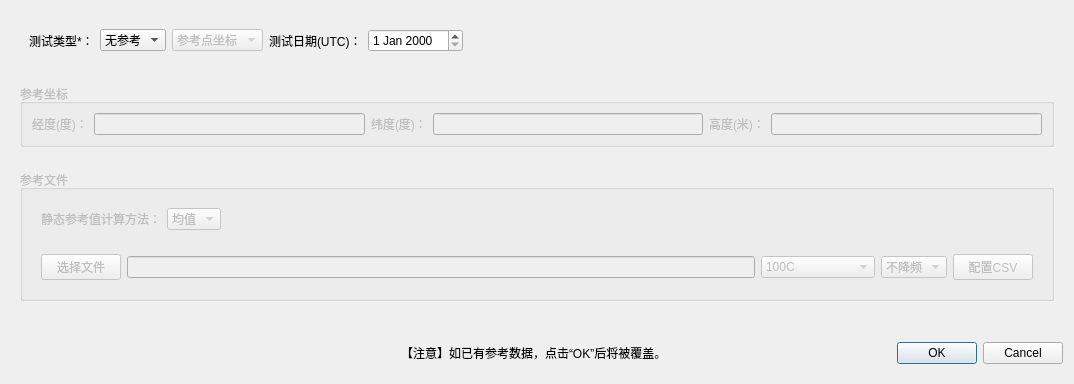
<?xml version="1.0" encoding="UTF-8"?>
<ui version="4.0">
 <class>Dialog</class>
 <widget class="QDialog" name="Dialog">
  <property name="geometry">
   <rect>
    <x>0</x>
    <y>0</y>
    <width>1074</width>
    <height>384</height>
   </rect>
  </property>
  <property name="windowTitle">
   <string>导入参考文件</string>
  </property>
  <layout class="QVBoxLayout" name="verticalLayout">
   <item>
    <widget class="QWidget" name="widget" native="true">
     <layout class="QVBoxLayout" name="verticalLayout_3">
      <item>
       <widget class="QWidget" name="widget_2" native="true">
        <layout class="QHBoxLayout" name="horizontalLayout">
         <item>
          <widget class="QLabel" name="label">
           <property name="text">
            <string>测试类型*：</string>
           </property>
          </widget>
         </item>
         <item>
          <widget class="QComboBox" name="comboBox_testType">
           <item>
            <property name="text">
             <string>无参考</string>
            </property>
           </item>
           <item>
            <property name="text">
             <string>动态</string>
            </property>
           </item>
           <item>
            <property name="text">
             <string>静态</string>
            </property>
           </item>
          </widget>
         </item>
         <item>
          <widget class="QComboBox" name="comboBox_staticRefType">
           <property name="enabled">
            <bool>false</bool>
           </property>
           <item>
            <property name="text">
             <string>参考点坐标</string>
            </property>
           </item>
           <item>
            <property name="text">
             <string>参考文件</string>
            </property>
           </item>
          </widget>
         </item>
         <item>
          <widget class="QLabel" name="label_2">
           <property name="text">
            <string>测试日期(UTC)：</string>
           </property>
          </widget>
         </item>
         <item>
          <widget class="QDateEdit" name="dateEdit_testDate"/>
         </item>
         <item>
          <spacer name="horizontalSpacer">
           <property name="orientation">
            <enum>Qt::Horizontal</enum>
           </property>
           <property name="sizeHint" stdset="0">
            <size>
             <width>345</width>
             <height>20</height>
            </size>
           </property>
          </spacer>
         </item>
        </layout>
       </widget>
      </item>
      <item>
       <spacer name="verticalSpacer_2">
        <property name="orientation">
         <enum>Qt::Vertical</enum>
        </property>
        <property name="sizeHint" stdset="0">
         <size>
          <width>20</width>
          <height>40</height>
         </size>
        </property>
       </spacer>
      </item>
      <item>
       <widget class="QGroupBox" name="groupBox_refCoordinate">
        <property name="enabled">
         <bool>false</bool>
        </property>
        <property name="title">
         <string>参考坐标</string>
        </property>
        <layout class="QHBoxLayout" name="horizontalLayout_2">
         <item>
          <widget class="QLabel" name="label_3">
           <property name="text">
            <string>经度(度)：</string>
           </property>
          </widget>
         </item>
         <item>
          <widget class="QLineEdit" name="lineEdit_longitude"/>
         </item>
         <item>
          <widget class="QLabel" name="label_4">
           <property name="text">
            <string>纬度(度)：</string>
           </property>
          </widget>
         </item>
         <item>
          <widget class="QLineEdit" name="lineEdit_latitude"/>
         </item>
         <item>
          <widget class="QLabel" name="label_5">
           <property name="text">
            <string>高度(米)：</string>
           </property>
          </widget>
         </item>
         <item>
          <widget class="QLineEdit" name="lineEdit_height"/>
         </item>
        </layout>
       </widget>
      </item>
      <item>
       <spacer name="verticalSpacer_3">
        <property name="orientation">
         <enum>Qt::Vertical</enum>
        </property>
        <property name="sizeHint" stdset="0">
         <size>
          <width>20</width>
          <height>40</height>
         </size>
        </property>
       </spacer>
      </item>
      <item>
       <widget class="QGroupBox" name="groupBox_refFile">
        <property name="enabled">
         <bool>false</bool>
        </property>
        <property name="title">
         <string>参考文件</string>
        </property>
        <layout class="QVBoxLayout" name="verticalLayout_2">
         <item>
          <widget class="QWidget" name="widget_refCalType" native="true">
           <layout class="QHBoxLayout" name="horizontalLayout_5">
            <item>
             <widget class="QLabel" name="label_6">
              <property name="text">
               <string>静态参考值计算方法：</string>
              </property>
             </widget>
            </item>
            <item>
             <widget class="QComboBox" name="comboBox_refCalType">
              <item>
               <property name="text">
                <string>均值</string>
               </property>
              </item>
              <item>
               <property name="text">
                <string>中值</string>
               </property>
              </item>
             </widget>
            </item>
            <item>
             <spacer name="horizontalSpacer_2">
              <property name="orientation">
               <enum>Qt::Horizontal</enum>
              </property>
              <property name="sizeHint" stdset="0">
               <size>
                <width>40</width>
                <height>20</height>
               </size>
              </property>
             </spacer>
            </item>
           </layout>
          </widget>
         </item>
         <item>
          <widget class="QWidget" name="widget_6" native="true">
           <layout class="QHBoxLayout" name="horizontalLayout_6">
            <item>
             <widget class="QPushButton" name="pushBtn_selectRef">
              <property name="text">
               <string>选择文件</string>
              </property>
             </widget>
            </item>
            <item>
             <widget class="QLineEdit" name="lineEdit_getRefFile"/>
            </item>
            <item>
             <widget class="QComboBox" name="comboBox_getRefType">
              <item>
               <property name="text">
                <string>100C</string>
               </property>
              </item>
              <item>
               <property name="text">
                <string>POS320</string>
               </property>
              </item>
              <item>
               <property name="text">
                <string>NMEA</string>
               </property>
              </item>
              <item>
               <property name="text">
                <string>CSV自定义</string>
               </property>
              </item>
              <item>
               <property name="text">
                <string>大众PP格式</string>
               </property>
              </item>
              <item>
               <property name="text">
                <string>导远自定义格式</string>
               </property>
              </item>
             </widget>
            </item>
            <item>
             <widget class="QComboBox" name="comboBox_getFre">
              <item>
               <property name="text">
                <string>不降频</string>
               </property>
              </item>
              <item>
               <property name="text">
                <string>20HZ</string>
               </property>
              </item>
              <item>
               <property name="text">
                <string>10HZ</string>
               </property>
              </item>
              <item>
               <property name="text">
                <string>1HZ</string>
               </property>
              </item>
             </widget>
            </item>
            <item>
             <widget class="QPushButton" name="pushButton_setCsv">
              <property name="enabled">
               <bool>false</bool>
              </property>
              <property name="text">
               <string>配置CSV</string>
              </property>
             </widget>
            </item>
           </layout>
          </widget>
         </item>
        </layout>
       </widget>
      </item>
      <item>
       <spacer name="verticalSpacer">
        <property name="orientation">
         <enum>Qt::Vertical</enum>
        </property>
        <property name="sizeHint" stdset="0">
         <size>
          <width>20</width>
          <height>40</height>
         </size>
        </property>
       </spacer>
      </item>
     </layout>
    </widget>
   </item>
   <item>
    <widget class="QWidget" name="widget_3" native="true">
     <layout class="QHBoxLayout" name="horizontalLayout_7">
      <property name="leftMargin">
       <number>0</number>
      </property>
      <property name="topMargin">
       <number>9</number>
      </property>
      <property name="rightMargin">
       <number>0</number>
      </property>
      <property name="bottomMargin">
       <number>9</number>
      </property>
      <item>
       <spacer name="horizontalSpacer_3">
        <property name="orientation">
         <enum>Qt::Horizontal</enum>
        </property>
        <property name="sizeHint" stdset="0">
         <size>
          <width>40</width>
          <height>20</height>
         </size>
        </property>
       </spacer>
      </item>
      <item>
       <widget class="QLabel" name="label_7">
        <property name="text">
         <string>【注意】如已有参考数据，点击“OK”后将被覆盖。</string>
        </property>
       </widget>
      </item>
      <item>
       <widget class="QDialogButtonBox" name="buttonBox">
        <property name="enabled">
         <bool>true</bool>
        </property>
        <property name="layoutDirection">
         <enum>Qt::LeftToRight</enum>
        </property>
        <property name="orientation">
         <enum>Qt::Horizontal</enum>
        </property>
        <property name="standardButtons">
         <set>QDialogButtonBox::Cancel|QDialogButtonBox::Ok</set>
        </property>
       </widget>
      </item>
     </layout>
    </widget>
   </item>
  </layout>
 </widget>
 <resources/>
 <connections>
  <connection>
   <sender>buttonBox</sender>
   <signal>accepted()</signal>
   <receiver>Dialog</receiver>
   <slot>accept()</slot>
   <hints>
    <hint type="sourcelabel">
     <x>248</x>
     <y>254</y>
    </hint>
    <hint type="destinationlabel">
     <x>157</x>
     <y>274</y>
    </hint>
   </hints>
  </connection>
  <connection>
   <sender>buttonBox</sender>
   <signal>rejected()</signal>
   <receiver>Dialog</receiver>
   <slot>reject()</slot>
   <hints>
    <hint type="sourcelabel">
     <x>316</x>
     <y>260</y>
    </hint>
    <hint type="destinationlabel">
     <x>286</x>
     <y>274</y>
    </hint>
   </hints>
  </connection>
 </connections>
</ui>
